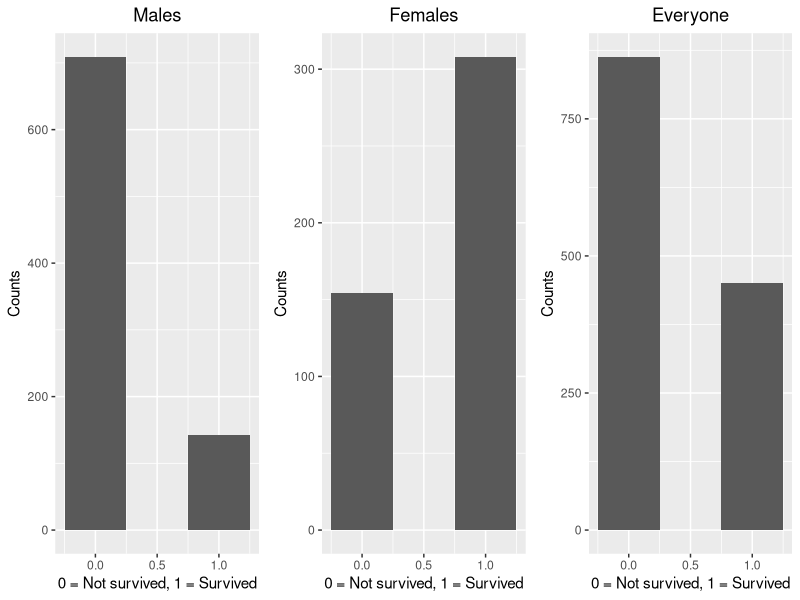

The R script that drew this image: (Note: this script raises an error after producing the figure.)
## ---- chunk 1
knitr::opts_chunk$set(echo = TRUE)
options(digits=3)
## ---- chunk 2
titanic = read.table("titanic.txt",header=TRUE); titanic
titanic$Age = as.numeric(titanic$Age)
## ---- chunk 3
require(ggplot2)
require(gridExtra)
# histograms of males, females and everyone who survived
males = qplot(titanic$Survived[titanic$Sex == "male"], xlab="0 = Not survived, 1 = Survived", ylab="Counts") + stat_bin(bins=3) + ggtitle("Males") + theme(plot.title = element_text(hjust = 0.5))
females = qplot(titanic$Survived[titanic$Sex == "female"], xlab="0 = Not survived, 1 = Survived", ylab="Counts") + stat_bin(bins=3) + ggtitle("Females") + theme(plot.title = element_text(hjust = 0.5))
everyone = qplot(titanic$Survived, xlab="0 = Not survived, 1 = Survived", ylab="Counts") + stat_bin(bins=3) + ggtitle("Everyone") + theme(plot.title = element_text(hjust = 0.5))
grid.arrange(males, females, everyone, ncol=3)

# count tables to show division of males/females between classes
cat("This table shows the total count of males and females in each PClass\n")
tot = xtabs(~Sex+PClass, data=titanic); sur
cat("This table shows the total count of males and females in each PClass that survived\n")
tot.s = xtabs(Survived~Sex+PClass, data=titanic); sur.c
cat("This table shows the percentage of males and females in each PClass that survived\n")
round(sur.c/sur, 2)

# boxplots with 
par(mfrow=c(1,3))
boxplot(Age~PClass, data=titanic)
boxplot(Age~Survived, data=titanic)

totage=xtabs(~Age, data=titanic)
barplot(xtabs(Survived~Age, data=titanic)/totage, main="Age distribution over all passengers", xlab="Age", ylab="Percentage of people survived in Age group")
## ---- chunk 4
titanic$PClass = as.factor(titanic$PClass); titanic$Age = as.numeric(titanic$Age); titanic$Sex = factor(titanic$Sex)
titanicglm = glm(Survived ~ PClass+Age+Sex, family=binomial, data=titanic)
summary(titanicglm)[13]
## ---- chunk 5
titanicglm2 = glm(Survived ~ Age*PClass*Sex, data=titanic, family=binomial)
summary(titanicglm2)[13]

cat("In question 2a it was shown that all counts are above > 5, therefore we will use the Chi-squared test.\n")
anova(titanicglm2, test="Chisq")[5]
## ---- chunk 6
titanicglm2=glm(Survived~Age*PClass*Sex,data=titanic,family=binomial)

cat("Probability of a male of 53 years old surviving in all 3 passenger classes:\n")
newdata=data.frame(PClass=c("1st","2nd","3rd"),Age=53,Sex="male")
predict(titanicglm2, newdata, type="response")

cat("\nProbability of a female of 53 years old surviving in all 3 passenger classes:\n")
newdata=data.frame(PClass=c("1st","2nd","3rd"),Age=53,Sex="female")
predict(titanicglm2,newdata,type="response")
## ---- chunk 7
attach(titanic)
cont = table(PClass, Survived); cont
cont2 = table(Sex, Survived); cont2
## ---- chunk 8
chisq.test(cont)
fisher.test(cont2)
